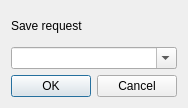
<?xml version="1.0" encoding="UTF-8"?>
<ui version="4.0">
 <class>Dialog</class>
 <widget class="QDialog" name="Dialog">
  <property name="geometry">
   <rect>
    <x>0</x>
    <y>0</y>
    <width>186</width>
    <height>108</height>
   </rect>
  </property>
  <property name="windowTitle">
   <string>Save to collection</string>
  </property>
  <layout class="QVBoxLayout" name="verticalLayout">
   <item>
    <widget class="QLabel" name="saveRequestDialogLabel">
     <property name="text">
      <string>Save request</string>
     </property>
    </widget>
   </item>
   <item>
    <widget class="QComboBox" name="collections">
     <property name="editable">
      <bool>true</bool>
     </property>
    </widget>
   </item>
   <item>
    <widget class="QDialogButtonBox" name="buttonBox">
     <property name="orientation">
      <enum>Qt::Horizontal</enum>
     </property>
     <property name="standardButtons">
      <set>QDialogButtonBox::Cancel|QDialogButtonBox::Ok</set>
     </property>
    </widget>
   </item>
  </layout>
 </widget>
 <resources/>
 <connections>
  <connection>
   <sender>buttonBox</sender>
   <signal>accepted()</signal>
   <receiver>Dialog</receiver>
   <slot>accept()</slot>
   <hints>
    <hint type="sourcelabel">
     <x>248</x>
     <y>254</y>
    </hint>
    <hint type="destinationlabel">
     <x>157</x>
     <y>274</y>
    </hint>
   </hints>
  </connection>
  <connection>
   <sender>buttonBox</sender>
   <signal>rejected()</signal>
   <receiver>Dialog</receiver>
   <slot>reject()</slot>
   <hints>
    <hint type="sourcelabel">
     <x>316</x>
     <y>260</y>
    </hint>
    <hint type="destinationlabel">
     <x>286</x>
     <y>274</y>
    </hint>
   </hints>
  </connection>
 </connections>
</ui>
